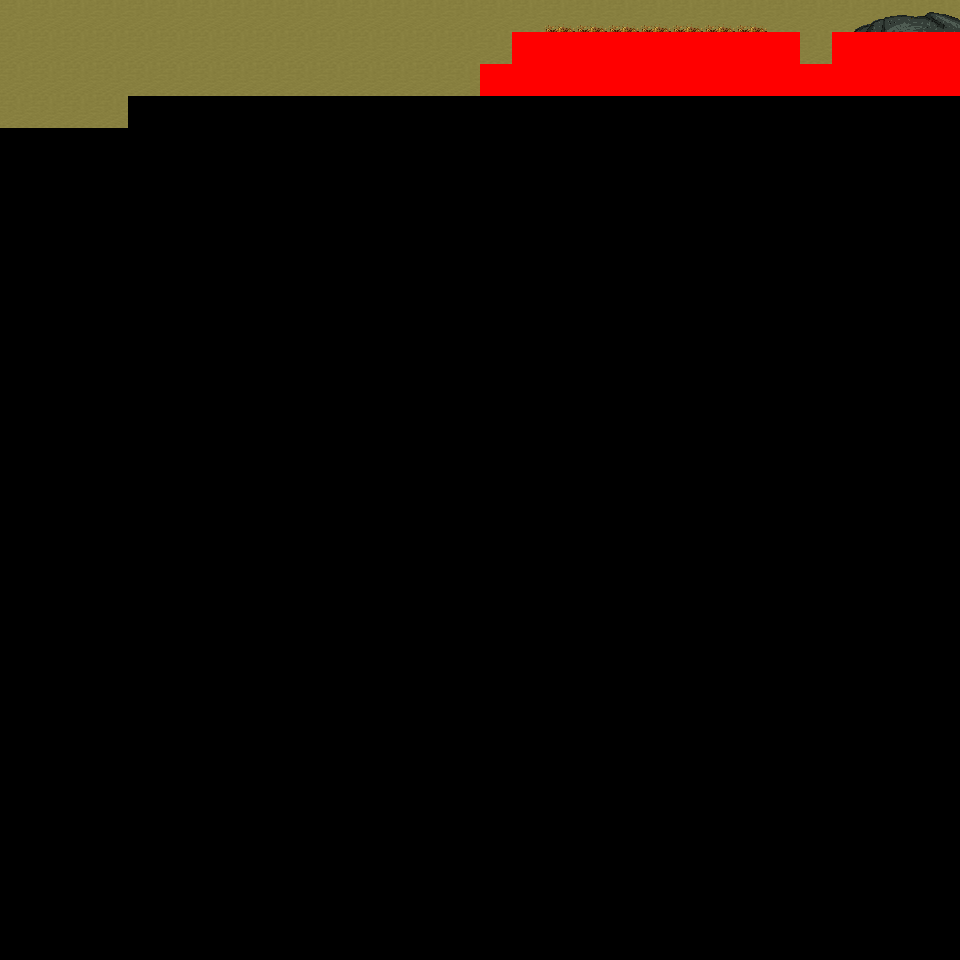

Tiled map render using the project's own tile images. Description and the map definition, with tile-layer contents summarised, below:
An orthogonal 30x30 tile map with 32x32 px tiles, 6 tile layers (Ground, Object, Object2, Above, ...), 7 tilesets and 2 objects (2x mapExit).

<map version="1.0" orientation="orthogonal" renderorder="right-down" width="30" height="30" tilewidth="32" tileheight="32" nextobjectid="3">
  <tileset firstgid="1" name="tileset_logic_collision" tilewidth="32" tileheight="32" tilecount="1" columns="1">
    <image source="../drawable/tileset_logic_collision.png" width="32" height="32" />
  </tileset>
  <tileset firstgid="2" name="tileset_ground_ground" tilewidth="32" tileheight="32" tilecount="33" columns="3">
    <image source="../drawable/tileset_ground_ground.png" width="96" height="352" />
  </tileset>
  <tileset firstgid="35" name="tileset_ground_ridge_earth_dark" tilewidth="32" tileheight="32" tilecount="96" columns="12">
    <image source="../drawable/tileset_ground_ridge_earth_dark.png" width="384" height="256" />
  </tileset>
  <tileset firstgid="131" name="tileset_ground_rock_huge_boulder" tilewidth="32" tileheight="32" tilecount="20" columns="5">
    <image source="../drawable/tileset_ground_rock_huge_boulder.png" width="160" height="128" />
  </tileset>
  <tileset firstgid="151" name="tileset_ground_ladder_vertical_pale" tilewidth="32" tileheight="32" tilecount="5" columns="5">
    <image source="../drawable/tileset_ground_ladder_vertical_pale.png" width="160" height="32" />
  </tileset>
  <tileset firstgid="156" name="tileset_building_fence_wooden_brown_fence" tilewidth="32" tileheight="32" tilecount="42" columns="7">
    <image source="../drawable/tileset_building_fence_wooden_brown_fence.png" width="224" height="192" />
  </tileset>
  <tileset firstgid="198" name="tileset_furniture_table_wooden_rectangular" tilewidth="32" tileheight="32" tilecount="9" columns="3">
    <image source="../drawable/tileset_furniture_table_wooden_rectangular.png" width="96" height="96" />
  </tileset>
  <layer name="Ground" width="30" height="30">
    <data>[900 cells, 94 non-empty, 7 distinct tile ids]</data>
  </layer>
  <layer name="Object" width="30" height="30">
    <data>[900 cells, 29 non-empty, 9 distinct tile ids]</data>
  </layer>
  <layer name="Object2" width="30" height="30">
    <data>[900 cells, 0 non-empty, 0 distinct tile ids]</data>
  </layer>
  <layer name="Above" width="30" height="30">
    <data>[900 cells, 4 non-empty, 4 distinct tile ids]</data>
  </layer>
  <layer name="Above2" width="30" height="30">
    <data>[900 cells, 0 non-empty, 0 distinct tile ids]</data>
  </layer>
  <layer name="Walkable" width="30" height="30">
    <data>[900 cells, 28 non-empty, 1 distinct tile ids]</data>
  </layer>
  <objectgroup name="MapEvents">
    <object id="1" name="north" type="mapExit" x="0" y="0" width="960" height="32">
      <properties>
        <property name="map" value="level_0_x83_y1" />
        <property name="x" value="0" />
        <property name="y" value="28" />
      </properties>
    </object>
    <object id="2" name="west" type="mapExit" x="0" y="0" width="32" height="960">
      <properties>
        <property name="map" value="level_0_x82_y2" />
        <property name="x" value="28" />
        <property name="y" value="0" />
      </properties>
    </object>
  </objectgroup>
</map>
